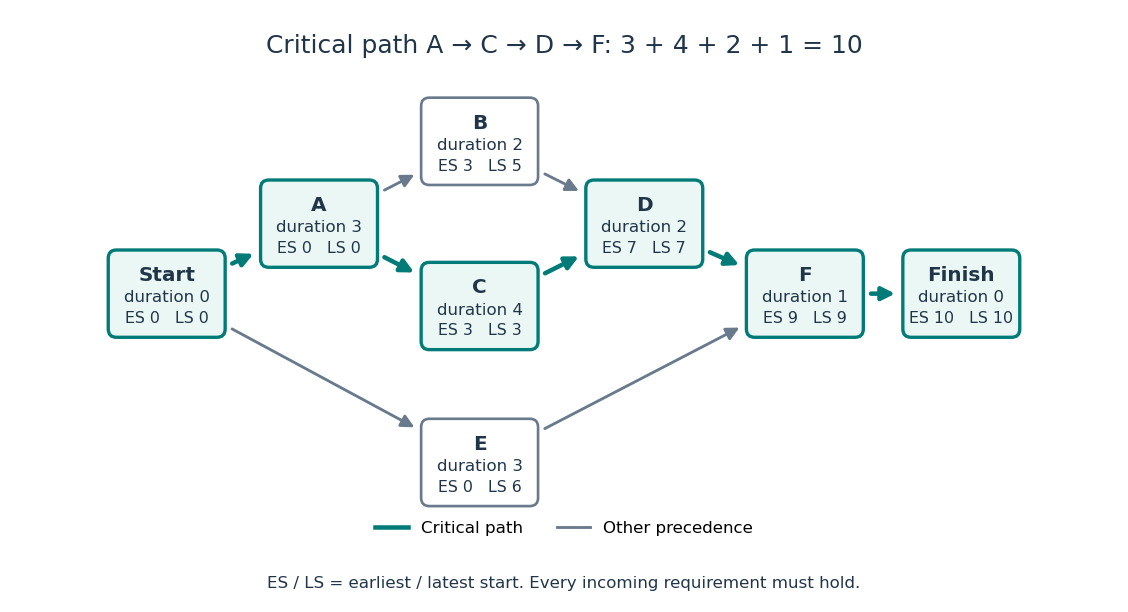

The Python source for this figure:
"""Draw the original six-activity DAG; write the matching PNG basename to cwd.

Run from _media. Tested with Python 3.14.4 and Matplotlib 3.10.7.
"""

from pathlib import Path

import matplotlib

matplotlib.use("Agg")
import matplotlib.pyplot as plt
from matplotlib.lines import Line2D
from matplotlib.patches import FancyArrowPatch, FancyBboxPatch


def main():
    durations = {"Start": 0, "A": 3, "B": 2, "C": 4,
                 "D": 2, "E": 3, "F": 1, "Finish": 0}
    predecessors = {"Start": [], "A": ["Start"], "B": ["A"],
                    "C": ["A"], "D": ["B", "C"], "E": ["Start"],
                    "F": ["D", "E"], "Finish": ["F"]}
    order = ["Start", "A", "B", "C", "D", "E", "F", "Finish"]
    early = {}
    for task in order:
        early[task] = max((early[p] + durations[p]
                           for p in predecessors[task]), default=0)
    successors = {task: [] for task in order}
    for task, parents in predecessors.items():
        for parent in parents:
            successors[parent].append(task)
    late = {"Finish": early["Finish"]}
    for task in reversed(order[:-1]):
        late[task] = min(late[s] - durations[task] for s in successors[task])
    assert early["Finish"] == 10
    assert [late[t] - early[t] for t in "ABCDEF"] == [0, 2, 0, 0, 6, 0]

    positions = {"Start": (0, 1.7), "A": (1.85, 2.55),
                 "B": (3.8, 3.55), "C": (3.8, 1.55),
                 "D": (5.8, 2.55), "E": (3.8, -0.35),
                 "F": (7.75, 1.7), "Finish": (9.65, 1.7)}
    critical_edges = {("Start", "A"), ("A", "C"), ("C", "D"),
                      ("D", "F"), ("F", "Finish")}
    teal, gray, ink = "#007b78", "#697a8c", "#203548"
    fig, ax = plt.subplots(figsize=(9.4, 5.1), dpi=120, facecolor="white")
    ax.set_facecolor("white")
    boxes = {}
    for task in order:
        x, y = positions[task]
        critical = early[task] == late[task]
        boxes[task] = FancyBboxPatch(
            (x - 0.67, y - 0.49), 1.34, 0.98,
            boxstyle="round,pad=0.04,rounding_size=0.1",
            facecolor="#eaf7f4" if critical else "white",
            edgecolor=teal if critical else gray,
            linewidth=2 if critical else 1.6, zorder=3)
        ax.add_patch(boxes[task])
        ax.text(x, y + 0.22, task, ha="center", va="center",
                fontsize=12, fontweight="bold", color=ink, zorder=4)
        ax.text(x, y - 0.05, f"duration {durations[task]}",
                ha="center", va="center", fontsize=10, color=ink, zorder=4)
        ax.text(x, y - 0.30, f"ES {early[task]}   LS {late[task]}",
                ha="center", va="center", fontsize=9.5, color=ink, zorder=4)
    for child, parents in predecessors.items():
        for parent in parents:
            critical = (parent, child) in critical_edges
            ax.add_patch(FancyArrowPatch(
                positions[parent], positions[child],
                patchA=boxes[parent], patchB=boxes[child],
                arrowstyle="-|>", mutation_scale=16,
                shrinkA=4, shrinkB=4,
                linewidth=2.7 if critical else 1.7,
                color=teal if critical else gray, zorder=2))
    ax.set_title("Critical path A → C → D → F: 3 + 4 + 2 + 1 = 10",
                 fontsize=15, pad=16, color=ink)
    ax.legend(handles=[Line2D([0], [0], color=teal, lw=2.7,
                             label="Critical path"),
                       Line2D([0], [0], color=gray, lw=1.7,
                             label="Other precedence")],
              loc="lower center", bbox_to_anchor=(0.5, -0.04),
              ncol=2, frameon=False, fontsize=10)
    fig.text(0.5, 0.04,
             "ES / LS = earliest / latest start. Every incoming requirement must hold.",
             ha="center", fontsize=10, color=ink)
    ax.set(xlim=(-0.95, 10.6), ylim=(-1.2, 4.3), aspect="equal")
    ax.axis("off")
    fig.subplots_adjust(left=0.02, right=0.98, top=0.87, bottom=0.13)
    output = Path.cwd() / Path(__file__).with_suffix(".png").name
    fig.savefig(output, facecolor="white", transparent=False)
    plt.close(fig)
    print(f"{output.name}: finish 10, critical path A-C-D-F")


if __name__ == "__main__":
    main()
